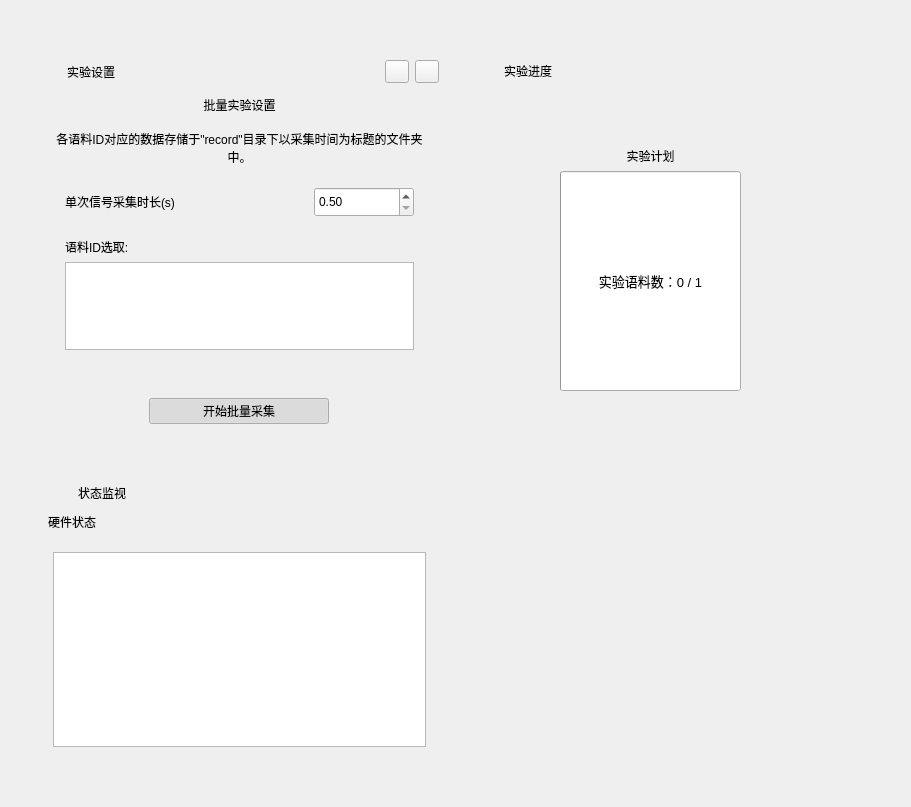
<?xml version="1.0" encoding="UTF-8"?>
<ui version="4.0">
 <class>ExperimentInterface</class>
 <widget class="QWidget" name="ExperimentInterface">
  <property name="geometry">
   <rect>
    <x>0</x>
    <y>0</y>
    <width>911</width>
    <height>807</height>
   </rect>
  </property>
  <property name="windowTitle">
   <string>Form</string>
  </property>
  <layout class="QHBoxLayout" name="horizontalLayout">
   <item>
    <layout class="QGridLayout" name="gridLayout" columnstretch="1,0,0">
     <property name="sizeConstraint">
      <enum>QLayout::SetDefaultConstraint</enum>
     </property>
     <property name="leftMargin">
      <number>20</number>
     </property>
     <property name="topMargin">
      <number>40</number>
     </property>
     <property name="rightMargin">
      <number>20</number>
     </property>
     <property name="bottomMargin">
      <number>20</number>
     </property>
     <property name="spacing">
      <number>12</number>
     </property>
     <item row="0" column="0">
      <widget class="CardWidget" name="batchCard">
       <property name="sizePolicy">
        <sizepolicy hsizetype="Expanding" vsizetype="Fixed">
         <horstretch>0</horstretch>
         <verstretch>0</verstretch>
        </sizepolicy>
       </property>
       <property name="minimumSize">
        <size>
         <width>380</width>
         <height>410</height>
        </size>
       </property>
       <property name="maximumSize">
        <size>
         <width>600</width>
         <height>410</height>
        </size>
       </property>
       <property name="styleSheet">
        <string notr="true"/>
       </property>
       <layout class="QVBoxLayout" name="verticalLayout_2">
        <item>
         <layout class="QVBoxLayout" name="verticalLayout">
          <item>
           <layout class="QHBoxLayout" name="batchHorizontalLayout_1">
            <property name="leftMargin">
             <number>5</number>
            </property>
            <item>
             <widget class="IconWidget" name="batchCardIcon" native="true">
              <property name="minimumSize">
               <size>
                <width>16</width>
                <height>16</height>
               </size>
              </property>
              <property name="maximumSize">
               <size>
                <width>16</width>
                <height>16</height>
               </size>
              </property>
              <property name="icon" stdset="0">
               <iconset resource="../resource.qrc">
                <normaloff>:/images/dataset.png</normaloff>:/images/dataset.png</iconset>
              </property>
             </widget>
            </item>
            <item>
             <widget class="StrongBodyLabel" name="batchPeriodLabel">
              <property name="text">
               <string>实验设置</string>
              </property>
             </widget>
            </item>
            <item>
             <spacer name="batchHorizontalSpacer_1">
              <property name="orientation">
               <enum>Qt::Horizontal</enum>
              </property>
              <property name="sizeHint" stdset="0">
               <size>
                <width>40</width>
                <height>20</height>
               </size>
              </property>
             </spacer>
            </item>
            <item>
             <widget class="TransparentToolButton" name="batchReloadButton">
              <property name="text">
               <string/>
              </property>
             </widget>
            </item>
            <item>
             <widget class="TransparentToolButton" name="batchSaveButton">
              <property name="text">
               <string/>
              </property>
             </widget>
            </item>
           </layout>
          </item>
          <item>
           <spacer name="batchVerticalSpacer_1">
            <property name="orientation">
             <enum>Qt::Vertical</enum>
            </property>
            <property name="sizeHint" stdset="0">
             <size>
              <width>20</width>
              <height>20</height>
             </size>
            </property>
           </spacer>
          </item>
          <item>
           <widget class="SubtitleLabel" name="batchSettingLabel">
            <property name="text">
             <string>批量实验设置</string>
            </property>
            <property name="alignment">
             <set>Qt::AlignCenter</set>
            </property>
           </widget>
          </item>
          <item>
           <layout class="QHBoxLayout" name="batchHorizontalLayout_2">
            <property name="leftMargin">
             <number>15</number>
            </property>
            <property name="topMargin">
             <number>10</number>
            </property>
            <property name="rightMargin">
             <number>15</number>
            </property>
            <item>
             <widget class="BodyLabel" name="batchHintLabel">
              <property name="text">
               <string>各语料ID对应的数据存储于&quot;record&quot;目录下以采集时间为标题的文件夹中。</string>
              </property>
              <property name="alignment">
               <set>Qt::AlignCenter</set>
              </property>
              <property name="wordWrap">
               <bool>true</bool>
              </property>
              <property name="margin">
               <number>0</number>
              </property>
              <property name="lightColor" stdset="0">
               <color>
                <red>96</red>
                <green>96</green>
                <blue>96</blue>
               </color>
              </property>
              <property name="darkColor" stdset="0">
               <color>
                <red>206</red>
                <green>206</green>
                <blue>206</blue>
               </color>
              </property>
             </widget>
            </item>
           </layout>
          </item>
          <item>
           <layout class="QHBoxLayout" name="batchHorizontalLayout_3">
            <property name="leftMargin">
             <number>25</number>
            </property>
            <property name="topMargin">
             <number>15</number>
            </property>
            <property name="rightMargin">
             <number>25</number>
            </property>
            <property name="bottomMargin">
             <number>15</number>
            </property>
            <item>
             <widget class="BodyLabel" name="batchTimeLabel">
              <property name="text">
               <string>单次信号采集时长(s)</string>
              </property>
             </widget>
            </item>
            <item>
             <spacer name="batchHorizontalSpacer_2">
              <property name="orientation">
               <enum>Qt::Horizontal</enum>
              </property>
              <property name="sizeHint" stdset="0">
               <size>
                <width>40</width>
                <height>20</height>
               </size>
              </property>
             </spacer>
            </item>
            <item>
             <widget class="DoubleSpinBox" name="batchDoubleSpinBox">
              <property name="minimumSize">
               <size>
                <width>100</width>
                <height>30</height>
               </size>
              </property>
              <property name="minimum">
               <double>0.500000000000000</double>
              </property>
              <property name="maximum">
               <double>10.000000000000000</double>
              </property>
              <property name="singleStep">
               <double>0.500000000000000</double>
              </property>
             </widget>
            </item>
           </layout>
          </item>
          <item>
           <layout class="QVBoxLayout" name="batchVerticalLayout_2">
            <property name="leftMargin">
             <number>25</number>
            </property>
            <property name="topMargin">
             <number>0</number>
            </property>
            <property name="rightMargin">
             <number>25</number>
            </property>
            <property name="bottomMargin">
             <number>15</number>
            </property>
            <item>
             <widget class="BodyLabel" name="batchIdLabel">
              <property name="text">
               <string>语料ID选取:</string>
              </property>
             </widget>
            </item>
            <item>
             <widget class="PlainTextEdit" name="batchPlainTextEdit">
              <property name="maximumSize">
               <size>
                <width>16777215</width>
                <height>100</height>
               </size>
              </property>
             </widget>
            </item>
           </layout>
          </item>
          <item>
           <spacer name="batchVerticalSpacer_2">
            <property name="orientation">
             <enum>Qt::Vertical</enum>
            </property>
            <property name="sizeHint" stdset="0">
             <size>
              <width>20</width>
              <height>40</height>
             </size>
            </property>
           </spacer>
          </item>
          <item alignment="Qt::AlignHCenter">
           <widget class="TogglePushButton" name="batchStartButton">
            <property name="minimumSize">
             <size>
              <width>180</width>
              <height>0</height>
             </size>
            </property>
            <property name="maximumSize">
             <size>
              <width>180</width>
              <height>16777215</height>
             </size>
            </property>
            <property name="text">
             <string>开始批量采集</string>
            </property>
            <property name="checkable">
             <bool>true</bool>
            </property>
            <property name="checked">
             <bool>true</bool>
            </property>
           </widget>
          </item>
          <item>
           <spacer name="batchVerticalSpacer_3">
            <property name="orientation">
             <enum>Qt::Vertical</enum>
            </property>
            <property name="sizeHint" stdset="0">
             <size>
              <width>20</width>
              <height>40</height>
             </size>
            </property>
           </spacer>
          </item>
         </layout>
        </item>
       </layout>
      </widget>
     </item>
     <item row="0" column="2">
      <spacer name="horizontalSpacer">
       <property name="orientation">
        <enum>Qt::Horizontal</enum>
       </property>
       <property name="sizeHint" stdset="0">
        <size>
         <width>40</width>
         <height>20</height>
        </size>
       </property>
      </spacer>
     </item>
     <item row="1" column="0">
      <widget class="CardWidget" name="stateCard">
       <property name="minimumSize">
        <size>
         <width>370</width>
         <height>0</height>
        </size>
       </property>
       <property name="maximumSize">
        <size>
         <width>600</width>
         <height>395</height>
        </size>
       </property>
       <layout class="QVBoxLayout" name="verticalLayout_8">
        <item>
         <layout class="QVBoxLayout" name="stateVerticalLayout_1">
          <property name="leftMargin">
           <number>8</number>
          </property>
          <item>
           <layout class="QHBoxLayout" name="stateHorizontalLayout_1">
            <item>
             <widget class="IconWidget" name="stateCardIcon" native="true">
              <property name="minimumSize">
               <size>
                <width>22</width>
                <height>22</height>
               </size>
              </property>
              <property name="maximumSize">
               <size>
                <width>22</width>
                <height>22</height>
               </size>
              </property>
              <property name="icon" stdset="0">
               <iconset resource="../resource.qrc">
                <normaloff>:/images/monitor.png</normaloff>:/images/monitor.png</iconset>
              </property>
             </widget>
            </item>
            <item>
             <spacer name="stateHorizontalSpacer_1">
              <property name="orientation">
               <enum>Qt::Horizontal</enum>
              </property>
              <property name="sizeType">
               <enum>QSizePolicy::Fixed</enum>
              </property>
              <property name="sizeHint" stdset="0">
               <size>
                <width>2</width>
                <height>2</height>
               </size>
              </property>
             </spacer>
            </item>
            <item>
             <widget class="StrongBodyLabel" name="stateLabel">
              <property name="text">
               <string>状态监视</string>
              </property>
             </widget>
            </item>
            <item>
             <spacer name="stateHorizontalSpacer_2">
              <property name="orientation">
               <enum>Qt::Horizontal</enum>
              </property>
              <property name="sizeHint" stdset="0">
               <size>
                <width>40</width>
                <height>20</height>
               </size>
              </property>
             </spacer>
            </item>
           </layout>
          </item>
          <item>
           <spacer name="stateVerticalSpacer_1">
            <property name="orientation">
             <enum>Qt::Vertical</enum>
            </property>
            <property name="sizeType">
             <enum>QSizePolicy::Fixed</enum>
            </property>
            <property name="sizeHint" stdset="0">
             <size>
              <width>20</width>
              <height>3</height>
             </size>
            </property>
           </spacer>
          </item>
          <item>
           <widget class="BodyLabel" name="stateHintLabel">
            <property name="text">
             <string>硬件状态</string>
            </property>
            <property name="lightColor" stdset="0">
             <color>
              <red>96</red>
              <green>96</green>
              <blue>96</blue>
             </color>
            </property>
            <property name="darkColor" stdset="0">
             <color>
              <red>206</red>
              <green>206</green>
              <blue>206</blue>
             </color>
            </property>
           </widget>
          </item>
          <item>
           <layout class="QVBoxLayout" name="stateVerticalLayout_2">
            <property name="leftMargin">
             <number>5</number>
            </property>
            <property name="topMargin">
             <number>15</number>
            </property>
            <property name="rightMargin">
             <number>13</number>
            </property>
            <property name="bottomMargin">
             <number>20</number>
            </property>
            <item>
             <widget class="TextBrowser" name="stateBrowser"/>
            </item>
           </layout>
          </item>
         </layout>
        </item>
       </layout>
      </widget>
     </item>
     <item row="0" column="1">
      <widget class="CardWidget" name="tqdmCard">
       <property name="sizePolicy">
        <sizepolicy hsizetype="Expanding" vsizetype="Fixed">
         <horstretch>0</horstretch>
         <verstretch>0</verstretch>
        </sizepolicy>
       </property>
       <property name="minimumSize">
        <size>
         <width>380</width>
         <height>410</height>
        </size>
       </property>
       <property name="maximumSize">
        <size>
         <width>600</width>
         <height>410</height>
        </size>
       </property>
       <layout class="QVBoxLayout" name="verticalLayout_4">
        <item>
         <layout class="QVBoxLayout" name="tqdmVerticalLayout_1">
          <item>
           <layout class="QHBoxLayout" name="tqdmHorizontalLayout_1">
            <property name="leftMargin">
             <number>5</number>
            </property>
            <item>
             <widget class="IconWidget" name="tqdmCardIcon" native="true">
              <property name="minimumSize">
               <size>
                <width>22</width>
                <height>22</height>
               </size>
              </property>
              <property name="maximumSize">
               <size>
                <width>22</width>
                <height>22</height>
               </size>
              </property>
              <property name="icon" stdset="0">
               <iconset resource="../resource.qrc">
                <normaloff>:/images/speaker.png</normaloff>:/images/speaker.png</iconset>
              </property>
             </widget>
            </item>
            <item>
             <spacer name="tqdmHorizontalSpacer_1">
              <property name="orientation">
               <enum>Qt::Horizontal</enum>
              </property>
              <property name="sizeType">
               <enum>QSizePolicy::Fixed</enum>
              </property>
              <property name="sizeHint" stdset="0">
               <size>
                <width>2</width>
                <height>20</height>
               </size>
              </property>
             </spacer>
            </item>
            <item>
             <widget class="StrongBodyLabel" name="tqdmPeriodLabel">
              <property name="text">
               <string>实验进度</string>
              </property>
             </widget>
            </item>
            <item>
             <spacer name="tqdmHorizontalSpacer_2">
              <property name="orientation">
               <enum>Qt::Horizontal</enum>
              </property>
              <property name="sizeHint" stdset="0">
               <size>
                <width>40</width>
                <height>20</height>
               </size>
              </property>
             </spacer>
            </item>
           </layout>
          </item>
          <item>
           <layout class="QHBoxLayout" name="tqdmHorizontalLayout_2" stretch="1,2,1">
            <property name="sizeConstraint">
             <enum>QLayout::SetMinAndMaxSize</enum>
            </property>
            <item>
             <layout class="QVBoxLayout" name="tqdmVerticalLayout_2">
              <item>
               <spacer name="tqdmVerticalSpacer_1">
                <property name="orientation">
                 <enum>Qt::Vertical</enum>
                </property>
                <property name="sizeHint" stdset="0">
                 <size>
                  <width>20</width>
                  <height>40</height>
                 </size>
                </property>
               </spacer>
              </item>
             </layout>
            </item>
            <item>
             <layout class="QVBoxLayout" name="tqdmVerticalLayout_3" stretch="0,0,1,0,0">
              <item>
               <spacer name="tqdmVerticalSpacer_2">
                <property name="orientation">
                 <enum>Qt::Vertical</enum>
                </property>
                <property name="sizeHint" stdset="0">
                 <size>
                  <width>20</width>
                  <height>40</height>
                 </size>
                </property>
               </spacer>
              </item>
              <item>
               <widget class="SubtitleLabel" name="tqdmTargetLabel">
                <property name="text">
                 <string>实验计划</string>
                </property>
                <property name="alignment">
                 <set>Qt::AlignCenter</set>
                </property>
               </widget>
              </item>
              <item>
               <widget class="ProgressRing" name="tqdmProgressRing">
                <property name="sizePolicy">
                 <sizepolicy hsizetype="Expanding" vsizetype="Expanding">
                  <horstretch>1</horstretch>
                  <verstretch>1</verstretch>
                 </sizepolicy>
                </property>
                <property name="minimumSize">
                 <size>
                  <width>150</width>
                  <height>150</height>
                 </size>
                </property>
                <property name="maximumSize">
                 <size>
                  <width>220</width>
                  <height>220</height>
                 </size>
                </property>
                <property name="font">
                 <font>
                  <family>Microsoft YaHei UI</family>
                  <pointsize>10</pointsize>
                  <weight>50</weight>
                  <bold>false</bold>
                 </font>
                </property>
                <property name="maximum">
                 <number>1</number>
                </property>
                <property name="value">
                 <number>0</number>
                </property>
                <property name="alignment">
                 <set>Qt::AlignCenter</set>
                </property>
                <property name="textVisible">
                 <bool>true</bool>
                </property>
                <property name="orientation">
                 <enum>Qt::Horizontal</enum>
                </property>
                <property name="textDirection">
                 <enum>QProgressBar::TopToBottom</enum>
                </property>
                <property name="format">
                 <string>实验语料数：%v / %m</string>
                </property>
                <property name="useAni" stdset="0">
                 <bool>false</bool>
                </property>
                <property name="val" stdset="0">
                 <double>10.000000000000000</double>
                </property>
                <property name="strokeWidth" stdset="0">
                 <number>15</number>
                </property>
               </widget>
              </item>
              <item>
               <spacer name="tqdmVerticalSpacer_3">
                <property name="orientation">
                 <enum>Qt::Vertical</enum>
                </property>
                <property name="sizeType">
                 <enum>QSizePolicy::Fixed</enum>
                </property>
                <property name="sizeHint" stdset="0">
                 <size>
                  <width>20</width>
                  <height>3</height>
                 </size>
                </property>
               </spacer>
              </item>
              <item>
               <spacer name="tqdmVerticalSpacer_4">
                <property name="orientation">
                 <enum>Qt::Vertical</enum>
                </property>
                <property name="sizeHint" stdset="0">
                 <size>
                  <width>20</width>
                  <height>40</height>
                 </size>
                </property>
               </spacer>
              </item>
             </layout>
            </item>
            <item>
             <layout class="QVBoxLayout" name="tqdmVerticalLayout_4">
              <item>
               <spacer name="tqdmVerticalSpacer_5">
                <property name="orientation">
                 <enum>Qt::Vertical</enum>
                </property>
                <property name="sizeHint" stdset="0">
                 <size>
                  <width>20</width>
                  <height>40</height>
                 </size>
                </property>
               </spacer>
              </item>
             </layout>
            </item>
           </layout>
          </item>
         </layout>
        </item>
       </layout>
      </widget>
     </item>
    </layout>
   </item>
  </layout>
 </widget>
 <customwidgets>
  <customwidget>
   <class>IconWidget</class>
   <extends>QWidget</extends>
   <header>qfluentwidgets</header>
  </customwidget>
  <customwidget>
   <class>CardWidget</class>
   <extends>QFrame</extends>
   <header>qfluentwidgets</header>
   <container>1</container>
  </customwidget>
  <customwidget>
   <class>BodyLabel</class>
   <extends>QLabel</extends>
   <header>qfluentwidgets</header>
  </customwidget>
  <customwidget>
   <class>StrongBodyLabel</class>
   <extends>QLabel</extends>
   <header>qfluentwidgets</header>
  </customwidget>
  <customwidget>
   <class>SubtitleLabel</class>
   <extends>QLabel</extends>
   <header>qfluentwidgets</header>
  </customwidget>
  <customwidget>
   <class>TextBrowser</class>
   <extends>QTextBrowser</extends>
   <header>qfluentwidgets</header>
  </customwidget>
  <customwidget>
   <class>ProgressBar</class>
   <extends>QProgressBar</extends>
   <header>qfluentwidgets</header>
  </customwidget>
  <customwidget>
   <class>ProgressRing</class>
   <extends>ProgressBar</extends>
   <header>qfluentwidgets</header>
  </customwidget>
  <customwidget>
   <class>TogglePushButton</class>
   <extends>QPushButton</extends>
   <header>qfluentwidgets</header>
  </customwidget>
  <customwidget>
   <class>PlainTextEdit</class>
   <extends>QPlainTextEdit</extends>
   <header>qfluentwidgets</header>
  </customwidget>
  <customwidget>
   <class>DoubleSpinBox</class>
   <extends>QDoubleSpinBox</extends>
   <header>qfluentwidgets</header>
  </customwidget>
  <customwidget>
   <class>TransparentToolButton</class>
   <extends>QToolButton</extends>
   <header>qfluentwidgets</header>
  </customwidget>
 </customwidgets>
 <resources>
  <include location="../resource.qrc"/>
 </resources>
 <connections/>
</ui>
